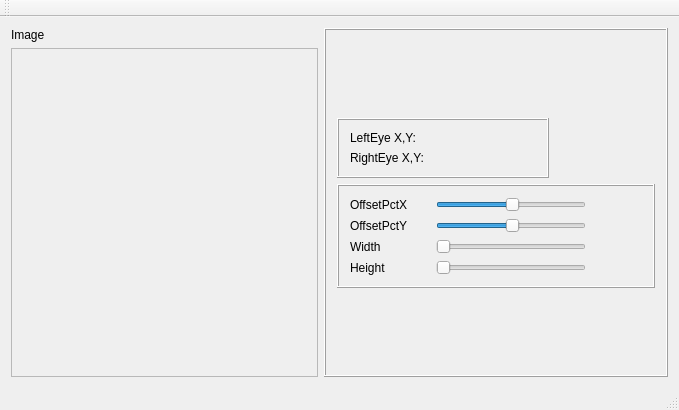
<?xml version="1.0" encoding="UTF-8"?>
<ui version="4.0">
 <class>FaceAlignmentClass</class>
 <widget class="QMainWindow" name="FaceAlignmentClass">
  <property name="geometry">
   <rect>
    <x>0</x>
    <y>0</y>
    <width>679</width>
    <height>410</height>
   </rect>
  </property>
  <property name="windowTitle">
   <string>FaceAlignment</string>
  </property>
  <widget class="QWidget" name="centralWidget">
   <layout class="QGridLayout" name="gridLayout_5">
    <item row="0" column="0">
     <layout class="QVBoxLayout" name="verticalLayout">
      <item>
       <widget class="QLabel" name="label_image">
        <property name="sizePolicy">
         <sizepolicy hsizetype="Preferred" vsizetype="Fixed">
          <horstretch>0</horstretch>
          <verstretch>0</verstretch>
         </sizepolicy>
        </property>
        <property name="minimumSize">
         <size>
          <width>50</width>
          <height>10</height>
         </size>
        </property>
        <property name="maximumSize">
         <size>
          <width>16777215</width>
          <height>16777215</height>
         </size>
        </property>
        <property name="text">
         <string>Image</string>
        </property>
       </widget>
      </item>
      <item>
       <widget class="QFrame" name="frame_3">
        <property name="frameShape">
         <enum>QFrame::StyledPanel</enum>
        </property>
        <property name="frameShadow">
         <enum>QFrame::Raised</enum>
        </property>
        <layout class="QGridLayout" name="gridLayout_4"/>
       </widget>
      </item>
     </layout>
    </item>
    <item row="0" column="1">
     <widget class="QFrame" name="frame_4">
      <property name="frameShape">
       <enum>QFrame::Box</enum>
      </property>
      <property name="frameShadow">
       <enum>QFrame::Raised</enum>
      </property>
      <layout class="QGridLayout" name="gridLayout_3">
       <item row="0" column="0">
        <spacer name="verticalSpacer_2">
         <property name="orientation">
          <enum>Qt::Vertical</enum>
         </property>
         <property name="sizeHint" stdset="0">
          <size>
           <width>20</width>
           <height>40</height>
          </size>
         </property>
        </spacer>
       </item>
       <item row="1" column="0">
        <widget class="QFrame" name="frame">
         <property name="sizePolicy">
          <sizepolicy hsizetype="Fixed" vsizetype="Fixed">
           <horstretch>0</horstretch>
           <verstretch>0</verstretch>
          </sizepolicy>
         </property>
         <property name="frameShape">
          <enum>QFrame::Box</enum>
         </property>
         <property name="frameShadow">
          <enum>QFrame::Raised</enum>
         </property>
         <layout class="QGridLayout" name="gridLayout_2">
          <item row="0" column="0">
           <widget class="QLabel" name="label_5">
            <property name="minimumSize">
             <size>
              <width>80</width>
              <height>0</height>
             </size>
            </property>
            <property name="text">
             <string>LeftEye X,Y:</string>
            </property>
           </widget>
          </item>
          <item row="0" column="1">
           <widget class="QLabel" name="label_LeftEyeXY">
            <property name="minimumSize">
             <size>
              <width>60</width>
              <height>0</height>
             </size>
            </property>
            <property name="text">
             <string/>
            </property>
           </widget>
          </item>
          <item row="0" column="2">
           <spacer name="horizontalSpacer_2">
            <property name="minimumSize">
             <size>
              <width>40</width>
              <height>0</height>
             </size>
            </property>
            <property name="orientation">
             <enum>Qt::Horizontal</enum>
            </property>
            <property name="sizeHint" stdset="0">
             <size>
              <width>40</width>
              <height>20</height>
             </size>
            </property>
           </spacer>
          </item>
          <item row="1" column="0">
           <widget class="QLabel" name="label_7">
            <property name="minimumSize">
             <size>
              <width>80</width>
              <height>0</height>
             </size>
            </property>
            <property name="text">
             <string>RightEye X,Y:</string>
            </property>
           </widget>
          </item>
          <item row="1" column="1">
           <widget class="QLabel" name="label_RightEyeXY">
            <property name="minimumSize">
             <size>
              <width>60</width>
              <height>0</height>
             </size>
            </property>
            <property name="text">
             <string/>
            </property>
           </widget>
          </item>
          <item row="1" column="2">
           <spacer name="horizontalSpacer_3">
            <property name="minimumSize">
             <size>
              <width>40</width>
              <height>0</height>
             </size>
            </property>
            <property name="orientation">
             <enum>Qt::Horizontal</enum>
            </property>
            <property name="sizeHint" stdset="0">
             <size>
              <width>118</width>
              <height>20</height>
             </size>
            </property>
           </spacer>
          </item>
         </layout>
        </widget>
       </item>
       <item row="2" column="0">
        <widget class="QFrame" name="frame_2">
         <property name="sizePolicy">
          <sizepolicy hsizetype="Fixed" vsizetype="Fixed">
           <horstretch>0</horstretch>
           <verstretch>0</verstretch>
          </sizepolicy>
         </property>
         <property name="frameShape">
          <enum>QFrame::Box</enum>
         </property>
         <property name="frameShadow">
          <enum>QFrame::Raised</enum>
         </property>
         <layout class="QGridLayout" name="gridLayout">
          <item row="0" column="0">
           <widget class="QLabel" name="label_OffsetPctX">
            <property name="minimumSize">
             <size>
              <width>80</width>
              <height>0</height>
             </size>
            </property>
            <property name="text">
             <string>OffsetPctX</string>
            </property>
           </widget>
          </item>
          <item row="0" column="1">
           <widget class="QSlider" name="sliderOffsetPctX">
            <property name="minimumSize">
             <size>
              <width>150</width>
              <height>0</height>
             </size>
            </property>
            <property name="maximum">
             <number>49</number>
            </property>
            <property name="value">
             <number>25</number>
            </property>
            <property name="orientation">
             <enum>Qt::Horizontal</enum>
            </property>
           </widget>
          </item>
          <item row="0" column="2">
           <widget class="QLabel" name="label">
            <property name="minimumSize">
             <size>
              <width>50</width>
              <height>0</height>
             </size>
            </property>
            <property name="text">
             <string/>
            </property>
           </widget>
          </item>
          <item row="1" column="0">
           <widget class="QLabel" name="label_OffsetPctY">
            <property name="minimumSize">
             <size>
              <width>80</width>
              <height>0</height>
             </size>
            </property>
            <property name="text">
             <string>OffsetPctY</string>
            </property>
           </widget>
          </item>
          <item row="1" column="1">
           <widget class="QSlider" name="sliderOffsetPctY">
            <property name="minimumSize">
             <size>
              <width>150</width>
              <height>0</height>
             </size>
            </property>
            <property name="maximum">
             <number>49</number>
            </property>
            <property name="value">
             <number>25</number>
            </property>
            <property name="orientation">
             <enum>Qt::Horizontal</enum>
            </property>
           </widget>
          </item>
          <item row="1" column="2">
           <widget class="QLabel" name="label_2">
            <property name="minimumSize">
             <size>
              <width>50</width>
              <height>0</height>
             </size>
            </property>
            <property name="text">
             <string/>
            </property>
           </widget>
          </item>
          <item row="2" column="0">
           <widget class="QLabel" name="label_OutputWidth">
            <property name="minimumSize">
             <size>
              <width>80</width>
              <height>0</height>
             </size>
            </property>
            <property name="text">
             <string>Width</string>
            </property>
           </widget>
          </item>
          <item row="2" column="1">
           <widget class="QSlider" name="sliderOutputWidth">
            <property name="minimumSize">
             <size>
              <width>150</width>
              <height>0</height>
             </size>
            </property>
            <property name="minimum">
             <number>20</number>
            </property>
            <property name="maximum">
             <number>1920</number>
            </property>
            <property name="orientation">
             <enum>Qt::Horizontal</enum>
            </property>
           </widget>
          </item>
          <item row="2" column="2">
           <widget class="QLabel" name="label_3">
            <property name="minimumSize">
             <size>
              <width>50</width>
              <height>0</height>
             </size>
            </property>
            <property name="text">
             <string/>
            </property>
           </widget>
          </item>
          <item row="3" column="0">
           <widget class="QLabel" name="label_OutputHeight">
            <property name="minimumSize">
             <size>
              <width>80</width>
              <height>0</height>
             </size>
            </property>
            <property name="text">
             <string>Height</string>
            </property>
           </widget>
          </item>
          <item row="3" column="1">
           <widget class="QSlider" name="sliderOutputHeight">
            <property name="minimumSize">
             <size>
              <width>150</width>
              <height>0</height>
             </size>
            </property>
            <property name="minimum">
             <number>20</number>
            </property>
            <property name="maximum">
             <number>1080</number>
            </property>
            <property name="orientation">
             <enum>Qt::Horizontal</enum>
            </property>
           </widget>
          </item>
          <item row="3" column="2">
           <widget class="QLabel" name="label_4">
            <property name="minimumSize">
             <size>
              <width>50</width>
              <height>0</height>
             </size>
            </property>
            <property name="text">
             <string/>
            </property>
           </widget>
          </item>
         </layout>
        </widget>
       </item>
       <item row="3" column="0">
        <spacer name="verticalSpacer">
         <property name="orientation">
          <enum>Qt::Vertical</enum>
         </property>
         <property name="sizeHint" stdset="0">
          <size>
           <width>20</width>
           <height>40</height>
          </size>
         </property>
        </spacer>
       </item>
      </layout>
     </widget>
    </item>
   </layout>
  </widget>
  <widget class="QMenuBar" name="menuBar">
   <property name="geometry">
    <rect>
     <x>0</x>
     <y>0</y>
     <width>679</width>
     <height>21</height>
    </rect>
   </property>
  </widget>
  <widget class="QToolBar" name="mainToolBar">
   <attribute name="toolBarArea">
    <enum>TopToolBarArea</enum>
   </attribute>
   <attribute name="toolBarBreak">
    <bool>false</bool>
   </attribute>
  </widget>
  <widget class="QStatusBar" name="statusBar"/>
  <action name="action_Load_Image">
   <property name="text">
    <string>Load Image</string>
   </property>
   <property name="toolTip">
    <string>&lt;html&gt;&lt;head/&gt;&lt;body&gt;&lt;p&gt;Open Image&lt;/p&gt;&lt;/body&gt;&lt;/html&gt;</string>
   </property>
   <property name="shortcut">
    <string>Ctrl+F</string>
   </property>
  </action>
 </widget>
 <layoutdefault spacing="6" margin="11"/>
 <resources>
  <include location="facealignment.qrc"/>
 </resources>
 <connections>
  <connection>
   <sender>sliderOutputHeight</sender>
   <signal>valueChanged(int)</signal>
   <receiver>label_4</receiver>
   <slot>setNum(int)</slot>
   <hints>
    <hint type="sourcelabel">
     <x>493</x>
     <y>294</y>
    </hint>
    <hint type="destinationlabel">
     <x>602</x>
     <y>294</y>
    </hint>
   </hints>
  </connection>
  <connection>
   <sender>sliderOutputWidth</sender>
   <signal>valueChanged(int)</signal>
   <receiver>label_3</receiver>
   <slot>setNum(int)</slot>
   <hints>
    <hint type="sourcelabel">
     <x>493</x>
     <y>263</y>
    </hint>
    <hint type="destinationlabel">
     <x>602</x>
     <y>263</y>
    </hint>
   </hints>
  </connection>
  <connection>
   <sender>sliderOffsetPctX</sender>
   <signal>valueChanged(int)</signal>
   <receiver>label</receiver>
   <slot>setNum(int)</slot>
   <hints>
    <hint type="sourcelabel">
     <x>493</x>
     <y>201</y>
    </hint>
    <hint type="destinationlabel">
     <x>602</x>
     <y>201</y>
    </hint>
   </hints>
  </connection>
  <connection>
   <sender>sliderOffsetPctY</sender>
   <signal>valueChanged(int)</signal>
   <receiver>label_2</receiver>
   <slot>setNum(int)</slot>
   <hints>
    <hint type="sourcelabel">
     <x>493</x>
     <y>232</y>
    </hint>
    <hint type="destinationlabel">
     <x>602</x>
     <y>232</y>
    </hint>
   </hints>
  </connection>
 </connections>
</ui>
